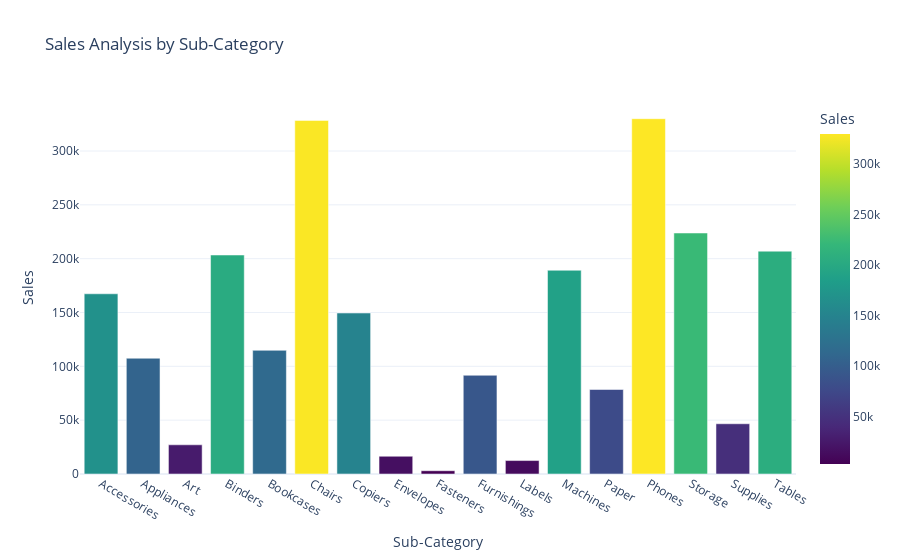

Source (notebook cell):
### Code cell
import plotly.express as px

sales_by_subcategory = data.groupby('Sub-Category')['Sales'].sum().reset_index()

fig = px.bar(sales_by_subcategory, 
             x='Sub-Category', 
             y='Sales', 
             title='Sales Analysis by Sub-Category',
             color='Sales',  
             color_continuous_scale='Viridis'  
            )

fig.show()

### Figure 1 — Plotly figure (JSON) as saved in the notebook; plotly's stock layout.template omitted (floating-point values rounded to 4 significant figures)
{"data": [{"alignmentgroup": "True", "hovertemplate": "Sub-Category=%{x}<br>Sales=%{marker.color}<extra></extra>", "legendgroup": "", "marker": {"color": [167400.0, 107500.0, 27120.0, 203400.0, 114900.0, 328400.0, 149500.0, 16480.0, 3024.0, 91710.0, 12490.0, 189200.0, 78480.0, 330000.0, 223800.0, 46670.0, 207000.0], "coloraxis": "coloraxis", "pattern": {"shape": ""}}, "name": "", "offsetgroup": "", "orientation": "v", "showlegend": false, "textposition": "auto", "type": "bar", "x": ["Accessories", "Appliances", "Art", "Binders", "Bookcases", "Chairs", "Copiers", "Envelopes", "Fasteners", "Furnishings", "Labels", "Machines", "Paper", "Phones", "Storage", "Supplies", "Tables"], "xaxis": "x", "y": [167400.0, 107500.0, 27120.0, 203400.0, 114900.0, 328400.0, 149500.0, 16480.0, 3024.0, 91710.0, 12490.0, 189200.0, 78480.0, 330000.0, 223800.0, 46670.0, 207000.0], "yaxis": "y"}], "layout": {"barmode": "relative", "coloraxis": {"colorbar": {"title": {"text": "Sales"}}, "colorscale": [[0, "#440154"], [0.1111, "#482878"], [0.2222, "#3e4989"], [0.3333, "#31688e"], [0.4444, "#26828e"], [0.5556, "#1f9e89"], [0.6667, "#35b779"], [0.7778, "#6ece58"], [0.8889, "#b5de2b"], [1, "#fde725"]]}, "legend": {"tracegroupgap": 0}, "title": {"text": "Sales Analysis by Sub-Category"}, "xaxis": {"anchor": "y", "domain": [0, 1], "title": {"text": "Sub-Category"}}, "yaxis": {"anchor": "x", "domain": [0, 1], "title": {"text": "Sales"}}}}
